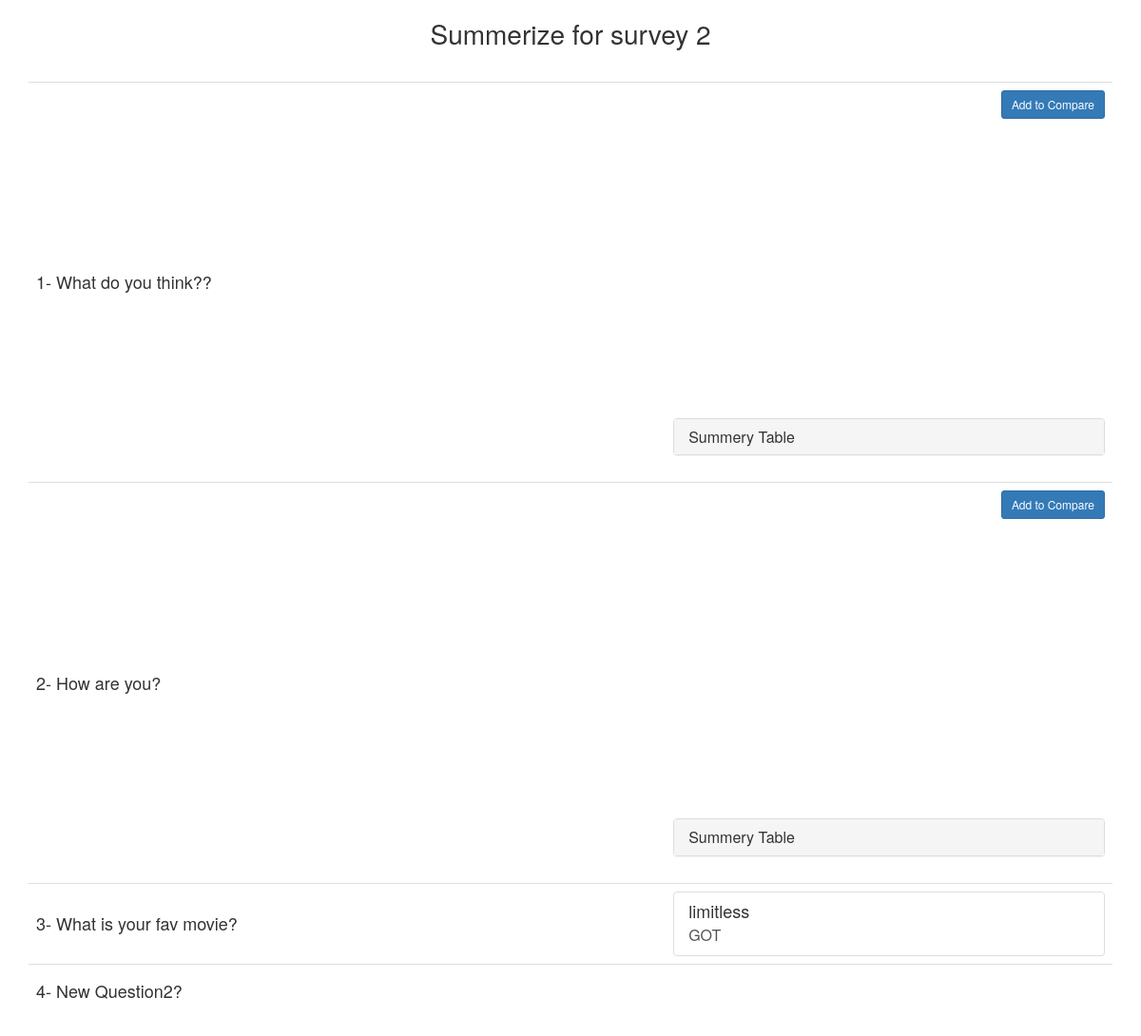
Screenshot of /summerize.php?id=2 with the database file from the repository.
### tables this page shows
CREATE TABLE `fields` (
  `id` int(11) NOT NULL,
  `survey_id` int(11) NOT NULL,
  `field_id` int(11) NOT NULL,
  `field_type` varchar(191) NOT NULL,
  `title` text NOT NULL
);

CREATE TABLE `answers` (
  `id` int(11) NOT NULL,
  `survey_id` int(11) NOT NULL,
  `question_id` int(11) NOT NULL,
  `answer` text NOT NULL,
  `note` text
);

### summerize.php (the view, shortened to what this page needs)
<?php include 'db.php'; ?>
<?php
	if(isset($_GET["id"]) && !empty(trim($_GET["id"]))){
		$survey_id = $_GET["id"];
		$survey = $conn->query("SELECT * FROM `fields` where field_type='question' and survey_id=".$_GET["id"] );
	}else{
		echo "Error!";
		exit;
	}
?>
<html>
<head>
	<link rel="stylesheet" href="https://maxcdn.bootstrapcdn.com/bootstrap/3.3.7/css/bootstrap.min.css">
	<link href="https://cdnjs.cloudflare.com/ajax/libs/select2/4.0.6-rc.0/css/select2.min.css" rel="stylesheet" />
	<link href="assets/styles.css" rel="stylesheet">
</head>
<body>
	<div class="container">
		<div style="margin-bottom:35px; text-align:center">
			<h3 class="" style="font-size:28px">Summerize for survey <?php echo $_GET["id"]; ?></h3>
		</div>
<table class="table results-table">
<?php $q_count=1;
	while($row = $survey->fetch_assoc()) {?>
		<tr class="<?php echo $row['field_type']; ?>">
			<td style="">
				<h4><?php echo $q_count."- ".$row['title']; ?></h4>
			</td>
			<td>
			<?php
				$question = "select summarize,chart,type_fields from questions_meta where survey_id=".$survey_id." and question_id=".$row['field_id'];
				$question = $conn->query($question);
				$question = $question->fetch_assoc();
			  	if($question['summarize'] == 1 and $question['chart'] != ""){
					$answers = "select answer,note from answers where survey_id=".$survey_id." and question_id=".$row['field_id'];
					$answers = $conn->query($answers);
					$answerIndex = 1;
					if($answers->num_rows > 0){
						if($question['chart'] == 'list-analysis'){ ?>
							<div>
								<?php while($answer = $answers->fetch_assoc()) { ?>
									<a href="#" class="list-group-item">
									  <h4 class="list-group-item-heading"> <?php echo $answer['answer']; ?></h4>
									  <p class="list-group-item-text"> <?php echo $answer['note']; ?></p>
									</a>
								<?php $answerIndex++; } ?>
							</div>
						<?php }else if($question['chart'] == 'pie-chart' || $question['chart'] == 'bar-chart' ){
						?>
						  <div class="text-right">
							  <button class="btn btn-sm btn-primary add-compare-btn" onclick="addToCompare(this, <?php echo $row['id']; ?>)">Add to Compare</button>
						  </div>
							<div id="chart<?php echo $row['field_id']; ?>" style="height: 300px"></div>
							<div class="panel-group" role="tablist" aria-multiselectable="true" style="margin-top:15px;">
								<div class="panel panel-default">
									<div class="panel-heading" role="tab" id="headingOne">
										<h4 class="panel-title">
											<a role="button" data-toggle="collapse" href="#collapse<?php echo $row['field_id']; ?>" aria-expanded="true" aria-controls="collapseOne">Summery Table</a>
										</h4>
									</div>
								</div>
							</div>
						<?php }
					}
				}
				?>
			</td>
		</tr>
	<?php $q_count++;}
?>
</table>
	 </div>
</body>
</html>

### assets/styles.css (style rules this page uses)
.question { padding: 5px 0 10px; }
.list-group-item { -webkit-column-break-inside: avoid; page-break-inside: avoid; break-inside: avoid; }
.results-table td { vertical-align: middle !important; }
.results-table tr td:last-child { min-width: 55%; }

### rows the page displays
fields: title "What do you think??"
fields: title "How are you?"
fields: title "What is your fav movie?"
answers: answer "limitless", note "GOT"
fields: title "New Question2?"

### other values shown
$_GET["id"] "2"
